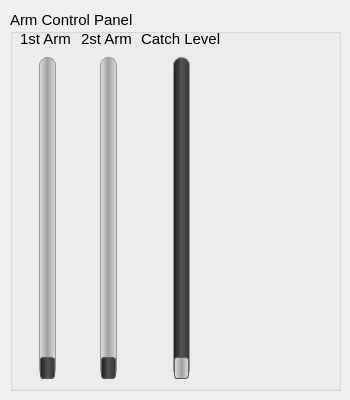
   <widget class="QWidget" name="tab_3">
    <attribute name="title">
     <string>Arm Control</string>
    </attribute>
    <widget class="QGroupBox" name="groupBox_4">
     <property name="geometry">
      <rect>
       <x>10</x>
       <y>10</y>
       <width>331</width>
       <height>381</height>
      </rect>
     </property>
     <property name="font">
      <font>
       <pointsize>11</pointsize>
      </font>
     </property>
     <property name="title">
      <string>Arm Control Panel</string>
     </property>
     <widget class="QWidget" name="gridLayoutWidget_4">
      <property name="geometry">
       <rect>
        <x>10</x>
        <y>20</y>
        <width>201</width>
        <height>351</height>
       </rect>
      </property>
      <layout class="QGridLayout" name="gridLayout_4">
       <item row="0" column="0">
        <widget class="QLabel" name="label_12">
         <property name="text">
          <string>1st Arm</string>
         </property>
        </widget>
       </item>
       <item row="1" column="1">
        <widget class="QSlider" name="arm_2_pos">
         <property name="sizePolicy">
          <sizepolicy hsizetype="Minimum" vsizetype="Expanding">
           <horstretch>0</horstretch>
           <verstretch>0</verstretch>
          </sizepolicy>
         </property>
         <property name="styleSheet">
          <string notr="true">QSlider::groove:vertical {
    border: 1px solid #999999;
    width: 15px; /* the groove expands to the size of the slider by default. by giving it a height, it has a fixed size */
    background: qlineargradient(spread:reflect, x1:0, y1:0, x2:1, y2:0, stop:0 rgba(223, 223, 223, 255), stop:0.5 rgba(161, 161, 161, 255), stop:1 rgba(220, 220, 220, 255));
    margin: 3px 0;
	border-radius: 8px;
}

QSlider::handle:vertical {
    background: qlineargradient(spread:reflect, x1:0, y1:0, x2:1, y2:0, stop:0 rgba(29, 29, 29, 255), stop:0.5 rgba(84, 84, 84, 255), stop:1 rgba(54, 54, 54, 255));
    border: 1px solid #5c5c5c;
    height: 20px;
    margin: -2px 0; /* handle is placed by default on the contents rect of the groove. Expand outside the groove */
    border-radius: 3px;
}</string>
         </property>
         <property name="minimum">
          <number>-90</number>
         </property>
         <property name="maximum">
          <number>90</number>
         </property>
         <property name="value">
          <number>-90</number>
         </property>
         <property name="sliderPosition">
          <number>-90</number>
         </property>
         <property name="orientation">
          <enum>Qt::Vertical</enum>
         </property>
        </widget>
       </item>
       <item row="1" column="0">
        <widget class="QSlider" name="arm_1_pos">
         <property name="sizePolicy">
          <sizepolicy hsizetype="Minimum" vsizetype="Expanding">
           <horstretch>0</horstretch>
           <verstretch>0</verstretch>
          </sizepolicy>
         </property>
         <property name="styleSheet">
          <string notr="true">QSlider::groove:vertical {
    border: 1px solid #999999;
    width: 15px; /* the groove expands to the size of the slider by default. by giving it a height, it has a fixed size */
    background: qlineargradient(spread:reflect, x1:0, y1:0, x2:1, y2:0, stop:0 rgba(223, 223, 223, 255), stop:0.5 rgba(161, 161, 161, 255), stop:1 rgba(220, 220, 220, 255));
    margin: 3px 0;
	border-radius: 8px;
}

QSlider::handle:vertical {
    background: qlineargradient(spread:reflect, x1:0, y1:0, x2:1, y2:0, stop:0 rgba(29, 29, 29, 255), stop:0.5 rgba(84, 84, 84, 255), stop:1 rgba(54, 54, 54, 255));
    border: 1px solid #5c5c5c;
    height: 20px;
    margin: -2px 0; /* handle is placed by default on the contents rect of the groove. Expand outside the groove */
    border-radius: 3px;
}</string>
         </property>
         <property name="maximum">
          <number>90</number>
         </property>
         <property name="orientation">
          <enum>Qt::Vertical</enum>
         </property>
        </widget>
       </item>
       <item row="0" column="1">
        <widget class="QLabel" name="label_13">
         <property name="text">
          <string>2st Arm</string>
         </property>
        </widget>
       </item>
       <item row="1" column="2">
        <widget class="QSlider" name="arm_catch_level">
         <property name="sizePolicy">
          <sizepolicy hsizetype="Minimum" vsizetype="Expanding">
           <horstretch>0</horstretch>
           <verstretch>0</verstretch>
          </sizepolicy>
         </property>
         <property name="styleSheet">
          <string notr="true">QSlider::groove:vertical {
    border: 1px solid #999999;
    width: 15px; /* the groove expands to the size of the slider by default. by giving it a height, it has a fixed size */
    background: qlineargradient(spread:reflect, x1:0, y1:0, x2:1, y2:0, stop:0 rgba(29, 29, 29, 255), stop:0.5 rgba(84, 84, 84, 255), stop:1 rgba(54, 54, 54, 255));
    margin: 3px 0;
	border-radius: 8px;
}

QSlider::handle:vertical {
    background: qlineargradient(spread:reflect, x1:0, y1:0, x2:1, y2:0, stop:0 rgba(223, 223, 223, 255), stop:0.5 rgba(161, 161, 161, 255), stop:1 rgba(220, 220, 220, 255));
    border: 1px solid #5c5c5c;
    height: 20px;
    margin: -2px 0; /* handle is placed by default on the contents rect of the groove. Expand outside the groove */
    border-radius: 3px;
}</string>
         </property>
         <property name="maximum">
          <number>100</number>
         </property>
         <property name="orientation">
          <enum>Qt::Vertical</enum>
         </property>
        </widget>
       </item>
       <item row="0" column="2">
        <widget class="QLabel" name="label_14">
         <property name="text">
          <string>Catch Level</string>
         </property>
        </widget>
       </item>
      </layout>
     </widget>
    </widget>
   </widget>
